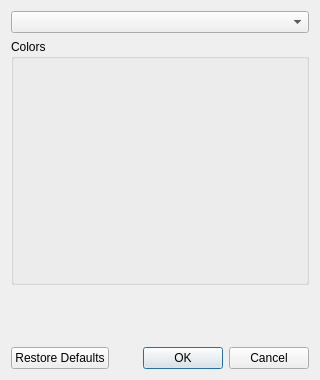
<?xml version="1.0" encoding="UTF-8"?>
<ui version="4.0">
 <comment>
   MIDI Virtual Piano Keyboard
   Copyright (C) 2008-2021, Pedro Lopez-Cabanillas

   This program is free software; you can redistribute it and/or modify
   it under the terms of the GNU General Public License as published by
   the Free Software Foundation; either version 3 of the License, or
   (at your option) any later version.

   This program is distributed in the hope that it will be useful,
   but WITHOUT ANY WARRANTY; without even the implied warranty of
   MERCHANTABILITY or FITNESS FOR A PARTICULAR PURPOSE.  See the
   GNU General Public License for more details.

   You should have received a copy of the GNU General Public License along
   with this program; If not, see http://www.gnu.org/licenses/
 </comment>
 <class>ColorDialog</class>
 <widget class="QDialog" name="ColorDialog">
  <property name="geometry">
   <rect>
    <x>0</x>
    <y>0</y>
    <width>320</width>
    <height>380</height>
   </rect>
  </property>
  <property name="minimumSize">
   <size>
    <width>320</width>
    <height>380</height>
   </size>
  </property>
  <property name="windowTitle">
   <string>Color Palette</string>
  </property>
  <property name="windowIcon">
   <iconset>
    <normaloff>../data/vmpk_32x32.png</normaloff>../data/vmpk_32x32.png</iconset>
  </property>
  <layout class="QVBoxLayout" name="verticalLayout">
   <item>
    <widget class="QComboBox" name="paletteNames">
     <property name="minimumSize">
      <size>
       <width>200</width>
       <height>0</height>
      </size>
     </property>
    </widget>
   </item>
   <item>
    <widget class="QGroupBox" name="groupBox">
     <property name="title">
      <string>Colors</string>
     </property>
     <layout class="QGridLayout" name="gridLayout"/>
    </widget>
   </item>
   <item>
    <widget class="QLabel" name="paletteText">
     <property name="maximumSize">
      <size>
       <width>16777215</width>
       <height>50</height>
      </size>
     </property>
     <property name="wordWrap">
      <bool>true</bool>
     </property>
     <property name="textInteractionFlags">
      <set>Qt::NoTextInteraction</set>
     </property>
    </widget>
   </item>
   <item>
    <widget class="QDialogButtonBox" name="buttonBox">
     <property name="orientation">
      <enum>Qt::Horizontal</enum>
     </property>
     <property name="standardButtons">
      <set>QDialogButtonBox::Cancel|QDialogButtonBox::Ok|QDialogButtonBox::RestoreDefaults</set>
     </property>
    </widget>
   </item>
  </layout>
 </widget>
 <tabstops>
  <tabstop>buttonBox</tabstop>
 </tabstops>
 <resources/>
 <connections>
  <connection>
   <sender>buttonBox</sender>
   <signal>accepted()</signal>
   <receiver>ColorDialog</receiver>
   <slot>accept()</slot>
   <hints>
    <hint type="sourcelabel">
     <x>248</x>
     <y>254</y>
    </hint>
    <hint type="destinationlabel">
     <x>157</x>
     <y>274</y>
    </hint>
   </hints>
  </connection>
  <connection>
   <sender>buttonBox</sender>
   <signal>rejected()</signal>
   <receiver>ColorDialog</receiver>
   <slot>reject()</slot>
   <hints>
    <hint type="sourcelabel">
     <x>316</x>
     <y>260</y>
    </hint>
    <hint type="destinationlabel">
     <x>286</x>
     <y>274</y>
    </hint>
   </hints>
  </connection>
 </connections>
</ui>
